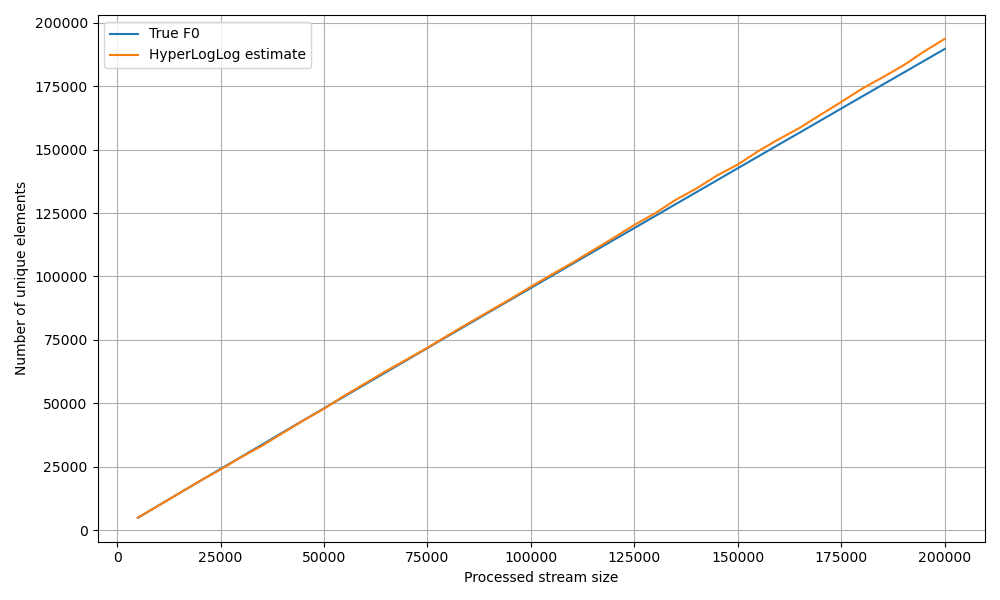

This chart was generated by the following Python code:
import pandas as pd
import matplotlib.pyplot as plt

df = pd.read_csv("hll_results.csv")

plt.figure(figsize=(10, 6))
plt.plot(df["step"], df["true"], label="True F0")
plt.plot(df["step"], df["mean_estimate"], label="HyperLogLog estimate")

plt.xlabel("Processed stream size")
plt.ylabel("Number of unique elements")
plt.legend()
plt.grid(True)
plt.tight_layout()
plt.show()
